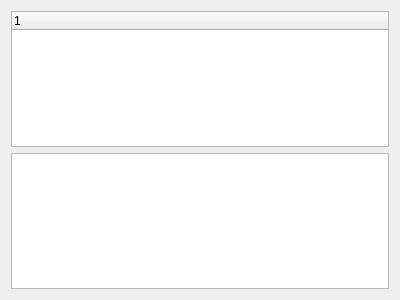
<?xml version="1.0" encoding="UTF-8"?>
<ui version="4.0">
 <class>PluginMangerView</class>
 <widget class="QWidget" name="PluginMangerView">
  <property name="geometry">
   <rect>
    <x>0</x>
    <y>0</y>
    <width>400</width>
    <height>300</height>
   </rect>
  </property>
  <property name="windowTitle">
   <string>Plugins</string>
  </property>
  <layout class="QVBoxLayout" name="verticalLayout">
   <item>
    <widget class="PluginTreeWidget" name="LoadedPluginsTree">
     <property name="dragDropMode">
      <enum>QAbstractItemView::DropOnly</enum>
     </property>
     <column>
      <property name="text">
       <string notr="true">1</string>
      </property>
     </column>
    </widget>
   </item>
   <item>
    <widget class="PluginList" name="listWidget"/>
   </item>
  </layout>
 </widget>
 <customwidgets>
  <customwidget>
   <class>PluginTreeWidget</class>
   <extends>QTreeWidget</extends>
   <header>PluginTreeWidget.h</header>
  </customwidget>
  <customwidget>
   <class>PluginList</class>
   <extends>QListWidget</extends>
   <header>pluginlist.h</header>
  </customwidget>
 </customwidgets>
 <resources/>
 <connections/>
</ui>
